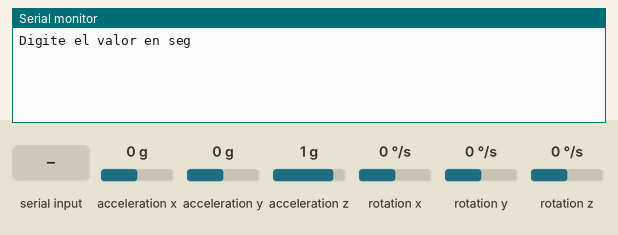
Recording of a sketch running on a simulated Arduino Uno, built with avr-gcc and run on an emulated ATmega328P. Shown: the last lines printed to the serial monitor. Wiring (inferred from the names in the program): MPU-6050 motion sensor at I2C address 0x68. The test bench sets the inputs (shaded band); at power-on: acceleration x 0 g, acceleration y 0 g, acceleration z 1 g, rotation x 0 °/s, rotation y 0 °/s, rotation z 0 °/s.

Above: at 1.2 s.
1.3 s: "90,45." received over Serial
At 2.0 s:
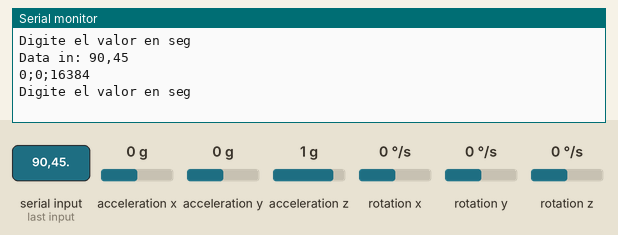
2.8 s: "5." received over Serial
At 3.1 s:
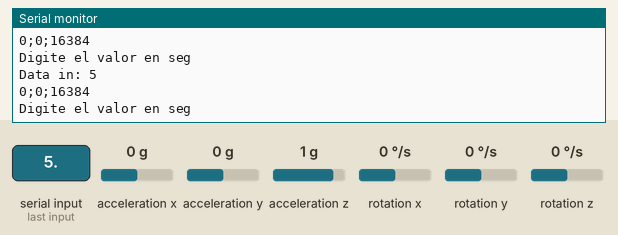

Measured:
- after the input at 1.3 s, the serial monitor: prints a new line at once (image 1)
- after the input at 2.8 s, the serial monitor: prints a new line at once (image 2)

The sketch:

base_mpu6050.ino
```cpp
// MPU-6050 Short Example Sketch
// By Arduino User JohnChi
// August 17, 2014
// Public Domain
#include<Wire.h>
const int MPU_addr = 0x68; // I2C address of the MPU-6050
int16_t AcX, AcY, AcZ, Tmp, GyX, GyY, GyZ;
int ms;
bool loop_s = false;

void setup() {
  Wire.begin();
  Wire.beginTransmission(MPU_addr);
  Wire.write(0x6B);  // PWR_MGMT_1 register
  Wire.write(0);     // set to zero (wakes up the MPU-6050)
  Wire.endTransmission(true);
  Serial.begin(115200);
}

void loop() {
  int seg = 0;
  Serial.println("Digite el valor en seg");
  while (loop_s == false) {
    seg = read_dataIn();
  }

  //Variaveis para armazenar valores dos sensores
  int t_now = micros();
  int t_us = seg * 1e6;
  t_us = t_now + t_us;

  if(t_now < t_us) {
    Wire.beginTransmission(MPU_addr);
    Wire.write(0x3B);  // starting with register 0x3B (ACCEL_XOUT_H)
    Wire.endTransmission(false);
    Wire.requestFrom(MPU_addr, 14, true); // request a total of 14 registers
    //Serial.println("Entro en el while");
    AcX = Wire.read() << 8 | Wire.read(); // 0x3B (ACCEL_XOUT_H) & 0x3C (ACCEL_XOUT_L)
    AcY = Wire.read() << 8 | Wire.read(); // 0x3D (ACCEL_YOUT_H) & 0x3E (ACCEL_YOUT_L)
    AcZ = Wire.read() << 8 | Wire.read(); // 0x3F (ACCEL_ZOUT_H) & 0x40 (ACCEL_ZOUT_L)
    //Tmp=Wire.read()<<8|Wire.read();  // 0x41 (TEMP_OUT_H) & 0x42 (TEMP_OUT_L)
    //GyX=Wire.read()<<8|Wire.read();  // 0x43 (GYRO_XOUT_H) & 0x44 (GYRO_XOUT_L)
    //GyY=Wire.read()<<8|Wire.read();  // 0x45 (GYRO_YOUT_H) & 0x46 (GYRO_YOUT_L)
    //GyZ=Wire.read()<<8|Wire.read();  // 0x47 (GYRO_ZOUT_H) & 0x48 (GYRO_ZOUT_L)
    //Serial.print("AcX = ");
    String acel = String (AcX) + ";" + String (AcY) + ";" + String (AcZ);
    //Serial.print(AcX);
    //Serial.print(" | AcY = ");
    //Serial.print(";");
    //Serial.print(AcY);
    //Serial.print(" | AcZ = ");
    //Serial.print(";");
    //Serial.println(AcZ);
    Serial.println(acel);
    //Serial.print(" | Tmp = "); Serial.print(Tmp/340.00+36.53);  //equation for temperature in degrees C from datasheet
    //Serial.print(" | GyX = "); Serial.print(GyX);
    //Serial.print(" | GyY = "); Serial.print(GyY);
    //Serial.print(" | GyZ = "); Serial.println(GyZ);
    //delay(1);
    t_now = micros();
  }
  loop_s = false;
}

/* Data reception */
int read_dataIn() {
  int data_int = 0;
  if (Serial.available()) {
    String data = Serial.readStringUntil('.');
    data_int = data.toInt();
    Serial.println("Data in: " + String(data));
    //Serial.flush();
    loop_s = true;
  }
  return data_int;
}
```
